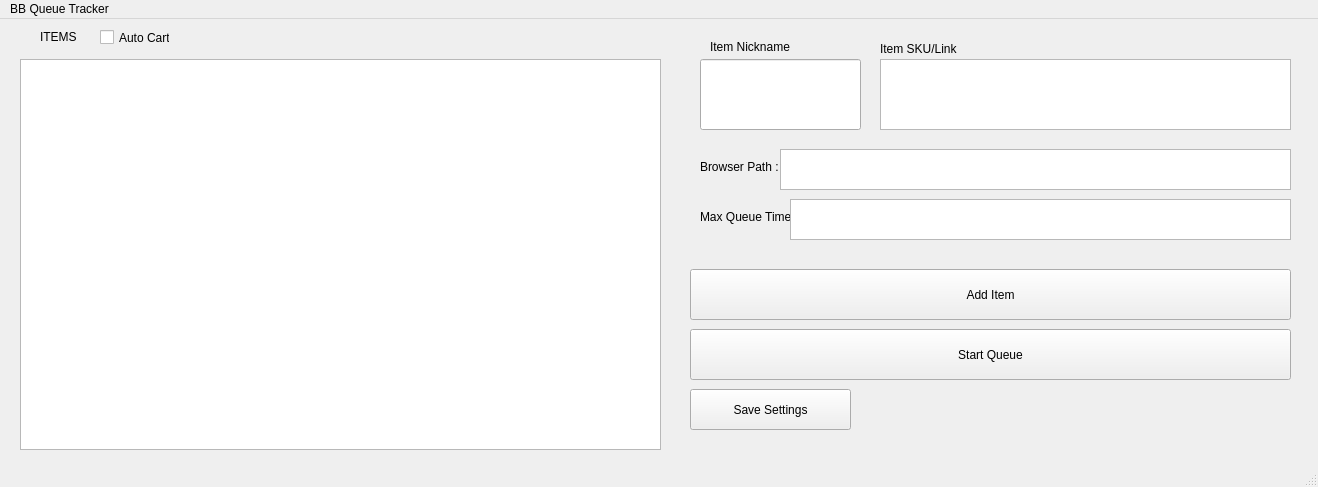
<?xml version="1.0" encoding="UTF-8"?>
<ui version="4.0">
 <class>MainWindow</class>
 <widget class="QMainWindow" name="MainWindow">
  <property name="geometry">
   <rect>
    <x>0</x>
    <y>0</y>
    <width>1318</width>
    <height>487</height>
   </rect>
  </property>
  <property name="windowTitle">
   <string>MainWindow</string>
  </property>
  <widget class="QWidget" name="centralwidget">
   <widget class="QLineEdit" name="lineEdit">
    <property name="geometry">
     <rect>
      <x>700</x>
      <y>40</y>
      <width>161</width>
      <height>71</height>
     </rect>
    </property>
   </widget>
   <widget class="QTextEdit" name="textEdit">
    <property name="geometry">
     <rect>
      <x>880</x>
      <y>40</y>
      <width>411</width>
      <height>71</height>
     </rect>
    </property>
   </widget>
   <widget class="QPushButton" name="pushButton">
    <property name="geometry">
     <rect>
      <x>690</x>
      <y>250</y>
      <width>601</width>
      <height>51</height>
     </rect>
    </property>
    <property name="text">
     <string>Add Item</string>
    </property>
   </widget>
   <widget class="QPushButton" name="pushButton_2">
    <property name="geometry">
     <rect>
      <x>690</x>
      <y>310</y>
      <width>601</width>
      <height>51</height>
     </rect>
    </property>
    <property name="text">
     <string>Start Queue</string>
    </property>
   </widget>
   <widget class="QListWidget" name="listWidget">
    <property name="geometry">
     <rect>
      <x>20</x>
      <y>40</y>
      <width>641</width>
      <height>391</height>
     </rect>
    </property>
   </widget>
   <widget class="QLabel" name="label">
    <property name="geometry">
     <rect>
      <x>40</x>
      <y>10</y>
      <width>61</width>
      <height>16</height>
     </rect>
    </property>
    <property name="text">
     <string>ITEMS</string>
    </property>
   </widget>
   <widget class="QLabel" name="label_2">
    <property name="geometry">
     <rect>
      <x>710</x>
      <y>20</y>
      <width>121</width>
      <height>16</height>
     </rect>
    </property>
    <property name="text">
     <string>Item Nickname</string>
    </property>
   </widget>
   <widget class="QLabel" name="label_3">
    <property name="geometry">
     <rect>
      <x>880</x>
      <y>20</y>
      <width>131</width>
      <height>20</height>
     </rect>
    </property>
    <property name="text">
     <string>Item SKU/Link</string>
    </property>
   </widget>
   <widget class="QLabel" name="label_4">
    <property name="geometry">
     <rect>
      <x>700</x>
      <y>140</y>
      <width>121</width>
      <height>16</height>
     </rect>
    </property>
    <property name="text">
     <string>Browser Path :</string>
    </property>
   </widget>
   <widget class="QTextEdit" name="textEdit_2">
    <property name="geometry">
     <rect>
      <x>780</x>
      <y>130</y>
      <width>511</width>
      <height>41</height>
     </rect>
    </property>
   </widget>
   <widget class="QLabel" name="label_5">
    <property name="geometry">
     <rect>
      <x>700</x>
      <y>190</y>
      <width>121</width>
      <height>16</height>
     </rect>
    </property>
    <property name="text">
     <string>Max Queue Time :</string>
    </property>
   </widget>
   <widget class="QTextEdit" name="max_queue_time_edit">
    <property name="geometry">
     <rect>
      <x>790</x>
      <y>180</y>
      <width>501</width>
      <height>41</height>
     </rect>
    </property>
   </widget>
   <widget class="QCheckBox" name="enable_auto_cart_box">
    <property name="geometry">
     <rect>
      <x>100</x>
      <y>10</y>
      <width>70</width>
      <height>17</height>
     </rect>
    </property>
    <property name="text">
     <string>Auto Cart</string>
    </property>
   </widget>
   <widget class="QPushButton" name="save_settings_button">
    <property name="geometry">
     <rect>
      <x>690</x>
      <y>370</y>
      <width>161</width>
      <height>41</height>
     </rect>
    </property>
    <property name="text">
     <string>Save Settings</string>
    </property>
   </widget>
  </widget>
  <widget class="QMenuBar" name="menubar">
   <property name="geometry">
    <rect>
     <x>0</x>
     <y>0</y>
     <width>1318</width>
     <height>21</height>
    </rect>
   </property>
   <widget class="QMenu" name="menuBB_Queue_Tracker">
    <property name="title">
     <string>BB Queue Tracker</string>
    </property>
   </widget>
   <addaction name="menuBB_Queue_Tracker"/>
  </widget>
  <widget class="QStatusBar" name="statusbar"/>
 </widget>
 <resources/>
 <connections/>
</ui>
